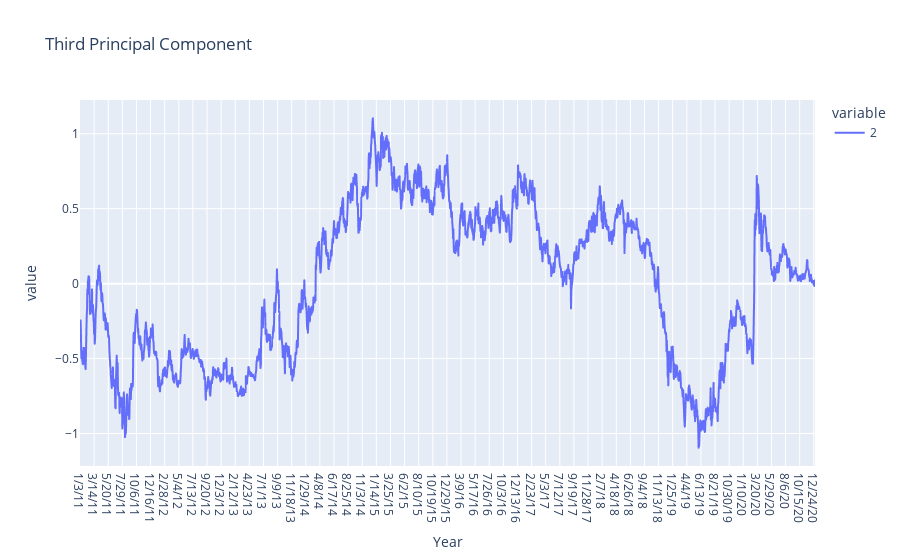

This figure's notebook cell:
### Code cell
### Plotting PC2


fig5 = px.line(principal_component[2], title = 'Third Principal Component' )

fig5.show()

### Figure 1 — Plotly figure (JSON) as saved in the notebook; plotly's stock layout.template omitted (floating-point values rounded to 4 significant figures; data arrays with more than 128 entries replaced by an {"elided": "..."} marker saying what was removed)
{"data": [{"hovertemplate": "variable=2<br>Year=%{x}<br>value=%{y}<extra></extra>", "legendgroup": "2", "line": {"color": "#636efa", "dash": "solid"}, "marker": {"symbol": "circle"}, "mode": "lines", "name": "2", "showlegend": true, "type": "scattergl", "x": {"elided": "2501 str values"}, "xaxis": "x", "y": {"elided": "2501 float values"}, "yaxis": "y"}], "layout": {"legend": {"title": {"text": "variable"}, "tracegroupgap": 0}, "title": {"text": "Third Principal Component"}, "xaxis": {"anchor": "y", "domain": [0, 1], "title": {"text": "Year"}}, "yaxis": {"anchor": "x", "domain": [0, 1], "title": {"text": "value"}}}}
